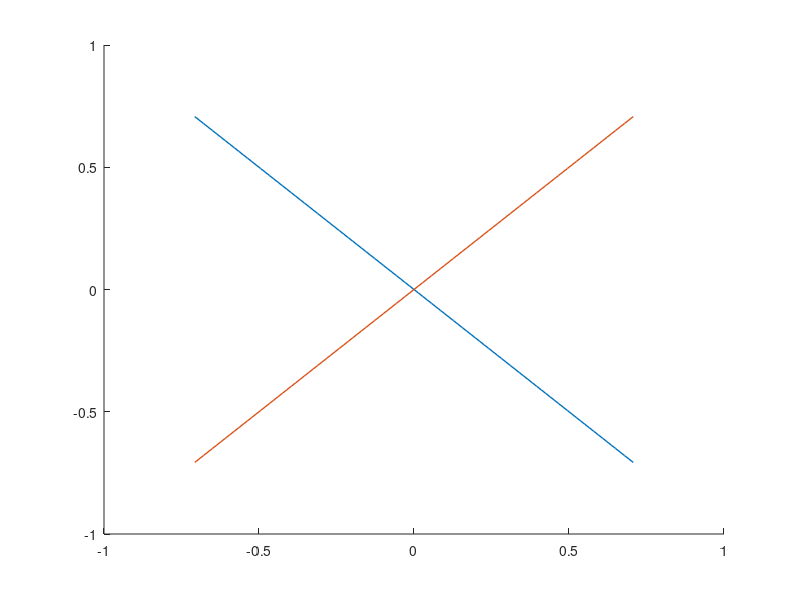

Recreate this plot in MATLAB. (Note: this script raises an error after producing the figure.)
%%   lportrait.m
%%   phase portraits for linear equations
%%   Requires linearde.m & darrow.m

mng=5;  % maximum number of integrations from each IC

a=input('a=');
b=input('b=');
c=input('c=');
d=input('d=');

ew=1;   % width of eigenvectors

%%  calculate eigenvalues and eigenvectors

[V,D]=eig([a b;c d])

[x,y]=meshgrid(-1:.25:1,-1:.25:1);
DxDt=a*x+b*y; DyDt=c*x+d*y;

hold on

%%  if the eigenvalues are real then draw the eigenvectors

if imag(D(1))==0

   x1=linspace(-1,1,101)*V(1,1);
   y1=linspace(-1,1,101)*V(2,1);
   plot(x1,y1,'LineWidth',ew)
   x2=linspace(-1,1,101)*V(1,2);
   y2=linspace(-1,1,101)*V(2,2);
   plot(x2,y2,'LineWidth',ew)

%% draw arrows on eigenvectors

   s=0.05;
   xo=.5*V(1,1); yo=.5*V(2,1); nx=D(1,1)*xo; ny=D(1,1)*yo;
   darrow(xo,yo,nx,ny,s)
   xo=-xo; yo=-yo; nx=-nx; ny=-ny;
   darrow(xo,yo,nx,ny,s)
   xo=.5*V(1,2); yo=.5*V(2,2); nx=D(2,2)*xo; ny=D(2,2)*yo;
   darrow(xo,yo,nx,ny,s)
   xo=-xo; yo=-yo; nx=-nx; ny=-ny;
   darrow(xo,yo,nx,ny,s)
   if D(1,1)*D(2,2)>0
      if abs(D(1,1))>abs(D(2,2))
         xo=.55*V(1,1);yo=.55*V(2,1); nx=D(1,1)*xo; ny=D(1,1)*yo;
         darrow(xo,yo,nx,ny,s)
         xo=-xo; yo=-yo; nx=-nx; ny=-ny;
         darrow(xo,yo,nx,ny,s)
      else
         xo=.55*V(1,2); yo=.55*V(2,2); nx=D(2,2)*xo; ny=D(2,2)*yo;
         darrow(xo,yo,nx,ny,s)
         xo=-xo; yo=-yo; nx=-nx; ny=-ny;
         darrow(xo,yo,nx,ny,s)
      end
   end

end

axis equal

%%   now draw trajectories

tspan=linspace(0,1,101);

X0=0;

%%   enter `999' for initial condition to stop

while X0~=999
   X0=input('Initial condition:   ');

%%   trajectories starting at both X0 and -XO are drawn,
%%   both forwards and backwards in time

   if X0~=999
      for yp=1:2;
          xm=(-1)^yp; ym=(-1)^yp;
          Z0=[xm ym].*X0;

          dir=linearde(0,Z0,[],a,b,c,d);

          xo=Z0(1); yo=Z0(2); nx=dir(1); ny=dir(2); s=.05;
          darrow(xo,yo,nx,ny,s)

          for p=1:2;
              m=(-1)^p;

              j=102; Y0=Z0; gn=0;

              while j==102 & gn<mng

                [t,u]=ode45('linearde',tspan,Y0,[],a*m,b*m,c*m,d*m);
                u(102,:)=[0 0];

                j=2;

                while abs(u(j,1))<=1 & abs(u(j,2))<=1 & ...
                (abs(u(j,1))+abs(u(j,2)))>=0.001 & j<=101
                    plot([u(j-1,1); u(j,1)],[u(j-1,2); u(j,2)])
                    j=j+1;
                end

                Y0=u(101,:); gn=gn+1;

              end

           end

       end

   end
end

axis off
axis equal
xlim([-1 1])
ylim([-1 1])
